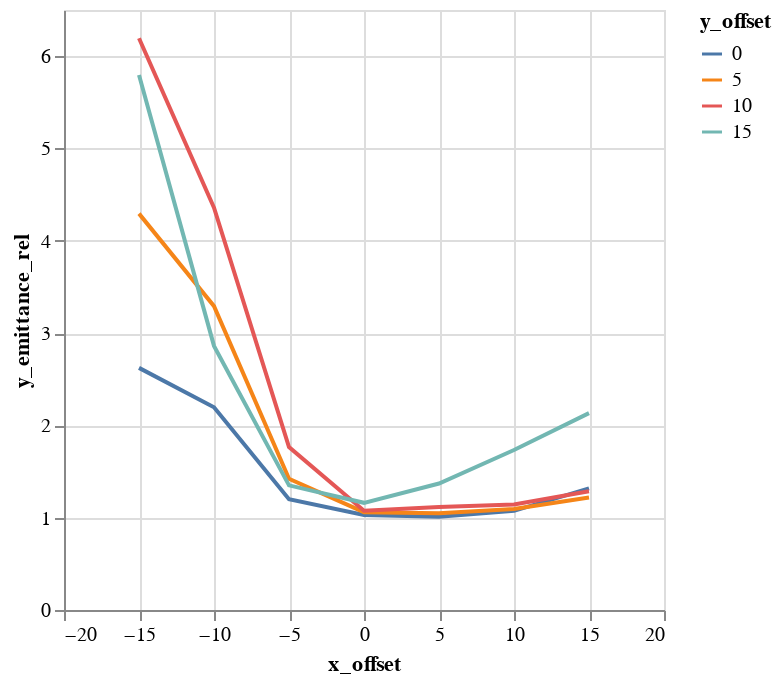

Notebook code for this chart:
### Code cell
alt.Chart(emit_df).mark_line().encode(
    color='y_offset:N',
    x='x_offset',
    y='y_emittance_rel',
)

### Figure 1 — Vega-Lite specification as saved in the notebook (floating-point values rounded to 4 significant figures)
{"$schema": "https://vega.github.io/schema/vega-lite/v1.2.1.json", "data": {"values": [{"losses": 162, "relbeta": 0.002308, "sourceID": 16777222, "sourceName": "x_-15_y_0", "x_emittance": 12.64, "x_emittance_rel": 7.794, "x_norm_emittance": 0.02916, "x_offset": -15, "y_emittance": 4.124, "y_emittance_rel": 2.623, "y_norm_emittance": 0.009518, "y_offset": 0}, {"losses": 150, "relbeta": 0.002307, "sourceID": 16777229, "sourceName": "x_-15_y_5", "x_emittance": 11.54, "x_emittance_rel": 7.246, "x_norm_emittance": 0.02663, "x_offset": -15, "y_emittance": 6.843, "y_emittance_rel": 4.294, "y_norm_emittance": 0.01578, "y_offset": 5}, {"losses": 158, "relbeta": 0.002309, "sourceID": 16777236, "sourceName": "x_-15_y_10", "x_emittance": 8.493, "x_emittance_rel": 5.252, "x_norm_emittance": 0.01961, "x_offset": -15, "y_emittance": 9.891, "y_emittance_rel": 6.195, "y_norm_emittance": 0.02283, "y_offset": 10}, {"losses": 138, "relbeta": 0.002305, "sourceID": 16777243, "sourceName": "x_-15_y_15", "x_emittance": 7.71, "x_emittance_rel": 4.614, "x_norm_emittance": 0.01777, "x_offset": -15, "y_emittance": 9.631, "y_emittance_rel": 5.795, "y_norm_emittance": 0.0222, "y_offset": 15}, {"losses": 2, "relbeta": 0.002309, "sourceID": 16777220, "sourceName": "x_-10_y_0", "x_emittance": 12.11, "x_emittance_rel": 7.605, "x_norm_emittance": 0.02795, "x_offset": -10, "y_emittance": 3.409, "y_emittance_rel": 2.195, "y_norm_emittance": 0.00787, "y_offset": 0}, {"losses": 1, "relbeta": 0.002308, "sourceID": 16777227, "sourceName": "x_-10_y_5", "x_emittance": 9.265, "x_emittance_rel": 5.744, "x_norm_emittance": 0.02138, "x_offset": -10, "y_emittance": 5.201, "y_emittance_rel": 3.292, "y_norm_emittance": 0.01201, "y_offset": 5}, {"losses": 3, "relbeta": 0.002309, "sourceID": 16777234, "sourceName": "x_-10_y_10", "x_emittance": 8.219, "x_emittance_rel": 5.529, "x_norm_emittance": 0.01897, "x_offset": -10, "y_emittance": 7.258, "y_emittance_rel": 4.359, "y_norm_emittance": 0.01676, "y_offset": 10}, {"losses": 0, "relbeta": 0.002309, "sourceID": 16777241, "sourceName": "x_-10_y_15", "x_emittance": 5.971, "x_emittance_rel": 4.119, "x_norm_emittance": 0.01379, "x_offset": -10, "y_emittance": 4.676, "y_emittance_rel": 2.861, "y_norm_emittance": 0.0108, "y_offset": 15}, {"losses": 0, "relbeta": 0.002308, "sourceID": 16777218, "sourceName": "x_-5_y_0", "x_emittance": 2.301, "x_emittance_rel": 1.373, "x_norm_emittance": 0.005313, "x_offset": -5, "y_emittance": 2.061, "y_emittance_rel": 1.2, "y_norm_emittance": 0.004758, "y_offset": 0}, {"losses": 0, "relbeta": 0.002309, "sourceID": 16777225, "sourceName": "x_-5_y_5", "x_emittance": 3.082, "x_emittance_rel": 2.023, "x_norm_emittance": 0.007115, "x_offset": -5, "y_emittance": 2.311, "y_emittance_rel": 1.422, "y_norm_emittance": 0.005335, "y_offset": 5}, {"losses": 0, "relbeta": 0.002308, "sourceID": 16777232, "sourceName": "x_-5_y_10", "x_emittance": 3.411, "x_emittance_rel": 2.257, "x_norm_emittance": 0.007873, "x_offset": -5, "y_emittance": 2.728, "y_emittance_rel": 1.765, "y_norm_emittance": 0.006298, "y_offset": 10}, {"losses": 0, "relbeta": 0.002309, "sourceID": 16777239, "sourceName": "x_-5_y_15", "x_emittance": 2.414, "x_emittance_rel": 1.427, "x_norm_emittance": 0.005572, "x_offset": -5, "y_emittance": 2.032, "y_emittance_rel": 1.35, "y_norm_emittance": 0.00469, "y_offset": 15}, {"losses": 0, "relbeta": 0.002309, "sourceID": 16777216, "sourceName": "x_0_y_0", "x_emittance": 1.746, "x_emittance_rel": 1.134, "x_norm_emittance": 0.004032, "x_offset": 0, "y_emittance": 1.58, "y_emittance_rel": 1.028, "y_norm_emittance": 0.003648, "y_offset": 0}, {"losses": 0, "relbeta": 0.002308, "sourceID": 16777223, "sourceName": "x_0_y_5", "x_emittance": 1.92, "x_emittance_rel": 1.246, "x_norm_emittance": 0.004431, "x_offset": 0, "y_emittance": 1.627, "y_emittance_rel": 1.06, "y_norm_emittance": 0.003756, "y_offset": 5}, {"losses": 0, "relbeta": 0.002308, "sourceID": 16777230, "sourceName": "x_0_y_10", "x_emittance": 1.538, "x_emittance_rel": 1.096, "x_norm_emittance": 0.00355, "x_offset": 0, "y_emittance": 1.587, "y_emittance_rel": 1.076, "y_norm_emittance": 0.003664, "y_offset": 10}, {"losses": 0, "relbeta": 0.002308, "sourceID": 16777237, "sourceName": "x_0_y_15", "x_emittance": 2.107, "x_emittance_rel": 1.191, "x_norm_emittance": 0.004863, "x_offset": 0, "y_emittance": 1.872, "y_emittance_rel": 1.161, "y_norm_emittance": 0.004322, "y_offset": 15}, {"losses": 0, "relbeta": 0.002308, "sourceID": 16777217, "sourceName": "x_5_y_0", "x_emittance": 1.635, "x_emittance_rel": 1.055, "x_norm_emittance": 0.003775, "x_offset": 5, "y_emittance": 1.69, "y_emittance_rel": 1.01, "y_norm_emittance": 0.003902, "y_offset": 0}, {"losses": 0, "relbeta": 0.002308, "sourceID": 16777224, "sourceName": "x_5_y_5", "x_emittance": 1.697, "x_emittance_rel": 1.059, "x_norm_emittance": 0.003917, "x_offset": 5, "y_emittance": 1.544, "y_emittance_rel": 1.048, "y_norm_emittance": 0.003564, "y_offset": 5}, {"losses": 0, "relbeta": 0.002308, "sourceID": 16777231, "sourceName": "x_5_y_10", "x_emittance": 1.61, "x_emittance_rel": 1.101, "x_norm_emittance": 0.003718, "x_offset": 5, "y_emittance": 1.778, "y_emittance_rel": 1.115, "y_norm_emittance": 0.004104, "y_offset": 10}, {"losses": 0, "relbeta": 0.002308, "sourceID": 16777238, "sourceName": "x_5_y_15", "x_emittance": 2.1, "x_emittance_rel": 1.314, "x_norm_emittance": 0.004847, "x_offset": 5, "y_emittance": 2.156, "y_emittance_rel": 1.37, "y_norm_emittance": 0.004977, "y_offset": 15}, {"losses": 0, "relbeta": 0.002308, "sourceID": 16777219, "sourceName": "x_10_y_0", "x_emittance": 1.843, "x_emittance_rel": 1.213, "x_norm_emittance": 0.004254, "x_offset": 10, "y_emittance": 1.718, "y_emittance_rel": 1.074, "y_norm_emittance": 0.003965, "y_offset": 0}, {"losses": 0, "relbeta": 0.002308, "sourceID": 16777226, "sourceName": "x_10_y_5", "x_emittance": 1.684, "x_emittance_rel": 1.163, "x_norm_emittance": 0.003887, "x_offset": 10, "y_emittance": 1.647, "y_emittance_rel": 1.093, "y_norm_emittance": 0.003802, "y_offset": 5}, {"losses": 0, "relbeta": 0.002309, "sourceID": 16777233, "sourceName": "x_10_y_10", "x_emittance": 2.015, "x_emittance_rel": 1.156, "x_norm_emittance": 0.004652, "x_offset": 10, "y_emittance": 1.843, "y_emittance_rel": 1.143, "y_norm_emittance": 0.004256, "y_offset": 10}, {"losses": 0, "relbeta": 0.002308, "sourceID": 16777240, "sourceName": "x_10_y_15", "x_emittance": 2.571, "x_emittance_rel": 1.634, "x_norm_emittance": 0.005935, "x_offset": 10, "y_emittance": 2.62, "y_emittance_rel": 1.733, "y_norm_emittance": 0.006048, "y_offset": 15}, {"losses": 0, "relbeta": 0.002309, "sourceID": 16777221, "sourceName": "x_15_y_0", "x_emittance": 3.497, "x_emittance_rel": 2.334, "x_norm_emittance": 0.008075, "x_offset": 15, "y_emittance": 2.079, "y_emittance_rel": 1.317, "y_norm_emittance": 0.004799, "y_offset": 0}, {"losses": 1, "relbeta": 0.002308, "sourceID": 16777228, "sourceName": "x_15_y_5", "x_emittance": 2.881, "x_emittance_rel": 1.833, "x_norm_emittance": 0.00665, "x_offset": 15, "y_emittance": 1.812, "y_emittance_rel": 1.22, "y_norm_emittance": 0.004183, "y_offset": 5}, {"losses": 0, "relbeta": 0.002309, "sourceID": 16777235, "sourceName": "x_15_y_10", "x_emittance": 2.789, "x_emittance_rel": 1.719, "x_norm_emittance": 0.006438, "x_offset": 15, "y_emittance": 2.079, "y_emittance_rel": 1.287, "y_norm_emittance": 0.0048, "y_offset": 10}, {"losses": 0, "relbeta": 0.002309, "sourceID": 16777242, "sourceName": "x_15_y_15", "x_emittance": 3.369, "x_emittance_rel": 2.224, "x_norm_emittance": 0.007777, "x_offset": 15, "y_emittance": 3.386, "y_emittance_rel": 2.133, "y_norm_emittance": 0.007817, "y_offset": 15}]}, "encoding": {"color": {"field": "y_offset", "type": "nominal"}, "x": {"field": "x_offset", "type": "quantitative"}, "y": {"field": "y_emittance_rel", "type": "quantitative"}}, "mark": "line"}
